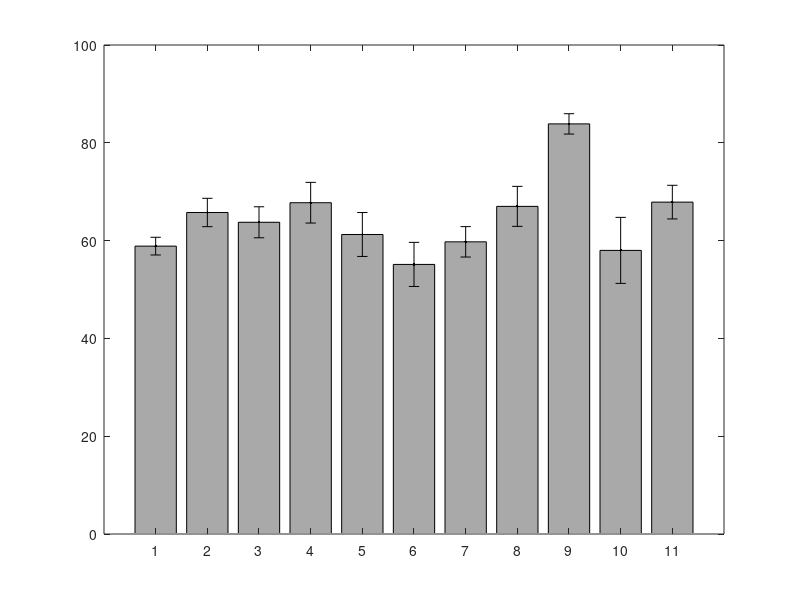

Reproduce this figure in MATLAB. (Note: this script raises an error after producing the figure.)

s1=0.5887;  std_s1=0.0181; 
s2=0.6575;  std_s2=0.0290; 
s3=0.6375;  std_s3=0.0317; 
s4=0.6775;  std_s4=0.0416;
s5=0.6125;  std_s5=0.0449; 
s6=0.5513;  std_s6=0.0451; 
s7=0.5975;  std_s7=0.0311; 
s8=0.6700;  std_s8=0.0409; 
s9=0.8387;  std_s9=0.0208; 
s10=0.5800;  std_s10=0.0675; 
s11=0.6787;  std_s11=0.0344; 

s1 = s1*100; s2 = s2*100; s3 = s3*100;s4 = s4*100; s5 = s5*100;
s6 = s6*100; s7 = s7*100; s8 = s8*100;
s9 = s9*100; s10 = s10*100; s11 = s11*100;

std_s1=std_s1*100;
std_s2=std_s2*100;
std_s3=std_s3*100;
std_s4=std_s4*100;
std_s5=std_s5*100;
std_s6=std_s6*100;
std_s7=std_s7*100;
std_s8=std_s8*100;
std_s9=std_s9*100;
std_s10=std_s10*100;
std_s11=std_s11*100;

%plot
figure('Color','white')
old = bar([s1,s2,s3,s4,s5,s6,s7,s8,s9,s10,s11]);
hold on;
set(old,'FaceColor',1/255*[169 169 169]);
errorbar([s1,s2,s3,s4,s5,s6,s7,s8,s9,s10,s11],[std_s1,std_s2,std_s3,std_s4,std_s5,std_s6,std_s7,std_s8,std_s9,std_s10,std_s11],'black.','linewidth',3);
xlabel({'\fontsize{18} \beta-    \alpha    \alpha\beta    \theta     \alpha     \eta      \theta    \beta+   \beta     \beta-   \alpha\beta','\fontsize{20}Older Adult Subject'}) % x-axis label

%text(3.6, -15, '\fontsize{20}Older Adult Subject')
ylabel('\fontsize{20}Classification Accuracy (%)') % y-axis label
ylim([0 100]);
%text(0.9,-9.3,'\beta-       \alpha       \alpha\beta      \theta        \alpha        \eta        \theta       \beta+      \beta        \beta-      \alpha\beta','fontsize',13,'color','r')

%title('\fontsize{20}Senior Classification Accuracy')
set(gca,'fontsize',20)

%std
senior=[s1 s2 s3 s4 s5 s6 s7 s8 s9 s10 s11]';
x =std(senior)
y = mean(senior)

%% YOUNG
Young1= 0.8925*100; std_y1=0.0158*100 
%Young2=0.9933*100;  std_y2=0.0086*100 
Young3=0.8050*100;  std_y3=0.0237*100 
Young4=0.9950*100;  std_y4=0.0065*100 
Young5=0.5225*100;  std_y5=0.0227*100 
Young6=0.8650*100;  std_y6=0.0184*100 
Young7=0.9950*100;  std_y7=0.0065*100 
%Young8=0.9375*100;  std_y8=0.0144*100 
%Young9=0.9962*100;  std_y9=0.0084*100 
Young10=0.9450*100;  std_y10=0.0105*100 
Young11=0.7175*100;  std_y11=0.0188*100 
Young12=0.9750*100;  std_y12=0.0059*100 
Young13=0.7887*100;  std_y13=0.0297*100 
Young14=0.8763*100;  std_y14=0.0190*100 

%plot
figure('Color','white')
youngerSub = bar([Young1,Young3,Young4,Young5,Young6,Young7,Young10,Young11,Young12,Young13,Young14]);
hold on;
set(youngerSub,'FaceColor',1/255*[169 169 169]);
errorbar([Young1,Young3,Young4,Young5,Young6,Young7,Young10,Young11,Young12,Young13,Young14],[std_y1,std_y3,std_y4,std_y5,std_y6,std_y7,std_y10,std_y11,std_y12,std_y13,std_y14],'black.','linewidth',3);
xlabel({'\fontsize{18} \eta    \eta    \alpha+   \beta    \alpha+   \alpha+   \alpha+   \alpha\beta   \alpha+    \beta+   \eta','\fontsize{20}Younger Adult Subject'}) % x-axis label

ylabel('\fontsize{20}Classification Accuracy (%)') % y-axis label
ylim([0 100]);
%text(0.9,-9.3,'\eta        \eta        \alpha+      \beta       \alpha+      \alpha+      \alpha+     \alpha\beta      \alpha+     \beta+      \eta','fontsize',13,'color','r')
%title('\fontsize{20}Young Classification Accuracy')
set(gca,'fontsize',20)

%std
young=[Young1 Young3 Young4 Young5 Young6 Young7 Young10 Young11 Young12 Young13 Young14]';
x =std(young)
y = mean(young)

%% STATISTICS
h = ttest2(senior,young)

[h,p,ci,stats] = ttest2(senior, young)


%% AGE
Yage1=20; Yed1=16;
%Yage2=22; Yed2=15;
Yage3=21; Yed3=14;
Yage4=21; Yed4=13;
Yage5=19; Yed5=15;
Yage6=20; Yed6=13;
Yage7=21; Yed7=14;
%Yage8=21; Yed8=13;
%Yage9=24; Yed9=14;
Yage10=23; Yed10=14;
Yage11=22; Yed11=17;
Yage12=21; Yed12=13;
Yage13=19; Yed13=13;
Yage14=30; Yed14=23;
Yage = [Yage1 Yage3 Yage4 Yage5 Yage6 Yage7 Yage10 Yage11 Yage12 Yage13 Yage14];
Yed = [Yed1 Yed3 Yed4 Yed5 Yed6 Yed7 Yed10 Yed11 Yed12 Yed13 Yed14];

oage1=83; oed1=13;
oage2=76; oed2=13;
oage3=80; oed3=13;
oage4=73; oed4=12;
oage5=72; oed5=18;
oage6=70; oed6=18;
oage7=56; oed7=19;
oage8=80; oed8=20;
oage9=73; oed9=17;
oage10=62; oed10=16;
oage11=67; oed11=19;
oage = [oage1 oage2 oage3 oage4 oage5 oage6 oage7 oage8 oage9 oage10 oage11];
oed = [oed1 oed2 oed3 oed4 oed5 oed6 oed7 oed8 oed9 oed10 oed11];

[h,p,ci,stats] = ttest2(Yage, oage)
[h,p,ci,stats] = ttest2(Yed, oed)

